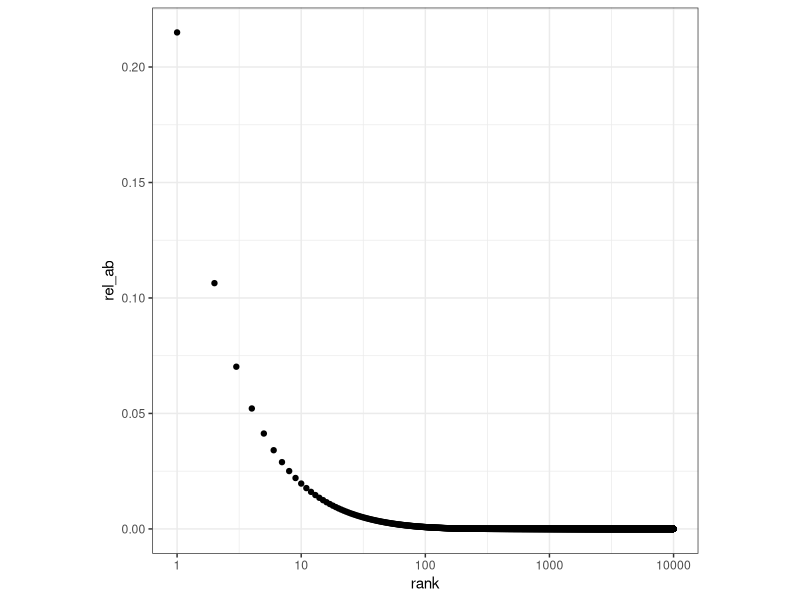
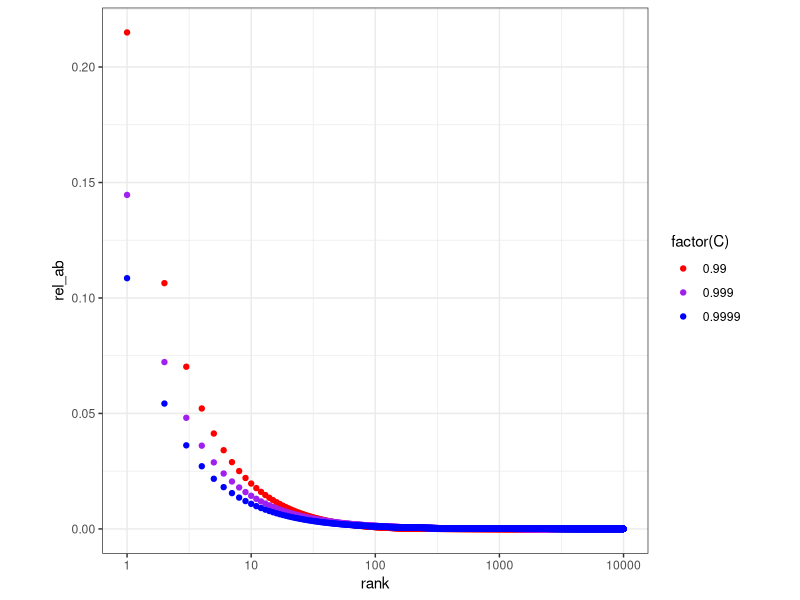
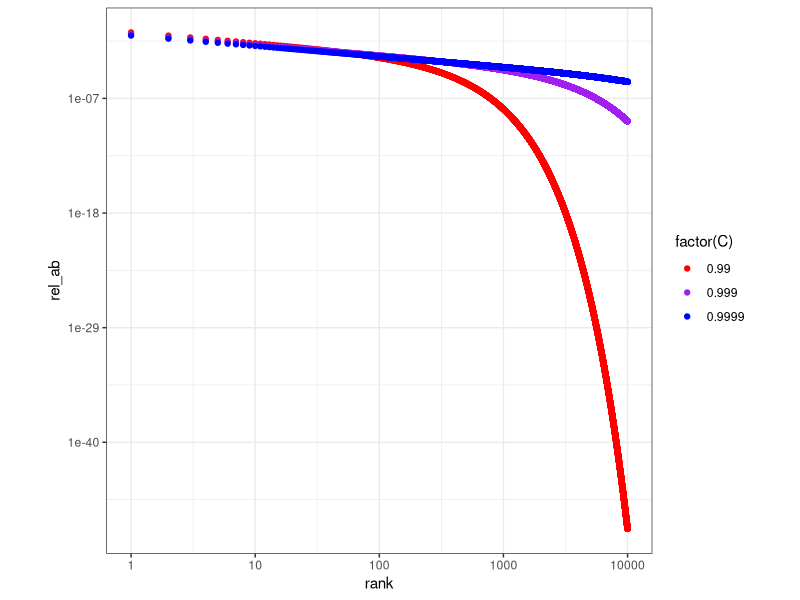

Reproduce these figures in R, in order.
# install these packages first
install.packages("vegan")
install.packages("ggplot2")
install.packages("reshape2")


# Say you want to simulate a community

# We can use a fisher's series to produce a right-skewed distribution broken into discrete chunks, and then we will apply these relative abundances (probability that an OTU exists in a sample) to a set of OTU id's

fseries<-function(X,C){
	y<-(-1/log(1-C))*(C^X/X)
	return(y)
}

# let's generate a matrix with 10,000 total unique OTUs
otus<-matrix(ncol=1,nrow=0)
for(i in 1:10000){
	otus<-rbind(otus, paste(sample(letters,6),collapse=""))
}

rank<-seq(1,10000,1)
df<-data.frame(otus,rank)

df$rel_ab<-fseries(df$rank,.99)

#lets check our dataframe
head(df)
tail(df)

# lets look at our distribution of OTUs now
library(ggplot2)

ggplot(df)+geom_point(aes(x=rank,y=rel_ab))+scale_x_log10()+theme_bw()+theme(aspect.ratio=1)

# looks right skewed which is what we should see

# now lets do two more communities that are a bit more even

cs<-c(.99,.999,.9999)
final_df<-data.frame()
for(i in 1:length(cs)){
	df$rel_ab<-fseries(df$rank,cs[i])
	df$C<-cs[i]
	final_df<-rbind(final_df,df)
}

#lets make sure its all there
summary(final_df)	

# ok now plotting it
ggplot(final_df)+geom_point(aes(x=rank,y=rel_ab, colour=factor(C)))+scale_x_log10()+theme_bw()+theme(aspect.ratio=1)+scale_colour_manual(values=c("red","purple","blue"))


# we can see the difference in evenness by changing the scale of the y-axis
ggplot(final_df)+geom_point(aes(x=rank,y=rel_ab, colour=factor(C)))+scale_x_log10()+scale_y_log10()+theme_bw()+theme(aspect.ratio=1)+scale_colour_manual(values=c("red","purple","blue"))


# now we have three communities (or samples) that we can make into an otu table like we like to have
# lets turn it into a nxp matrix where rows are samples and columns are otu id's
library(reshape2)
 dataset<-dcast(final_df, C~otus,value.var="rel_ab")
 
 # let's check it
 head(dataset[,1:10])

# we can run basic community statistics on these communities
library(vegan)
specnumber(dataset[,-1])
diversity(dataset[,-1])
diversity(dataset[,-1])/log(specnumber(dataset[,-1]))
vegdist(dataset[,-1])

#####################################################################

# Challenges #

# Try to simulate 10 communities with a different C value, make a scatterplot of C vs. any diversity measure #

####################################################################